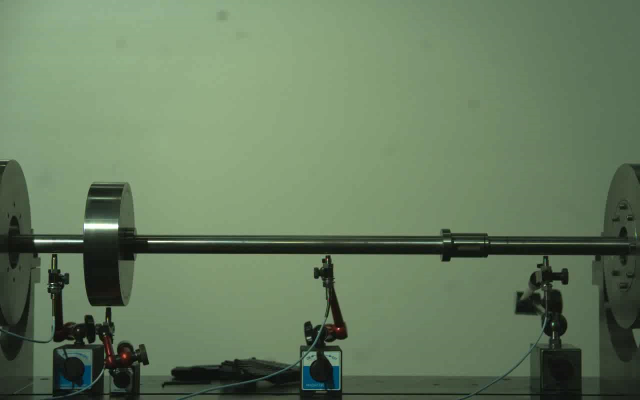
#> input picture reports/rotor_dataset_benchmark/extracted_frames/1000rpm-Unb1_frame_first.jpg, 1280 x 800 px, found by its file name (shown at 1/2 size)
$ python generate_grid_image.py
#> lines starting #> are read from the running program, lines starting #| are printed output that depends on the picture; after the words box and inside, x2 and y2 are one past the last pixel; in counts of white or black regions, pixels touching at a corner belong together
#!/usr/bin/env python3
"""
Generate detailed visual overview of Frame-TestRig and first frame of 1000rpm-Unb1.
Adds horizontal and vertical ruler markings to assist ROI selection.
"""

from __future__ import annotations
from pathlib import Path
import cv2
import numpy as np

REPORTS_DIR = Path("reports/rotor_dataset_benchmark")
REPORTS_DIR.mkdir(parents=True, exist_ok=True)

def annotate_frame_with_grid(image_path: Path, out_path: Path, step: int = 100):
#> called with step = 100
    img = cv2.imread(str(image_path))
#> img is the input picture: shape (800, 1280, 3); mean B, G, R 95.2, 123.8, 103.1
    h, w, _ = img.shape
#> h = 800; w = 1280
    annotated = img.copy()

    # Draw grid lines
    for x in range(0, w, step):
        cv2.line(annotated, (x, 0), (x, h), (0, 255, 255), 1)
        cv2.putText(annotated, f"X={x}", (x + 2, 25), cv2.FONT_HERSHEY_SIMPLEX, 0.4, (0, 255, 255), 1)
        cv2.putText(annotated, f"X={x}", (x + 2, h - 10), cv2.FONT_HERSHEY_SIMPLEX, 0.4, (0, 255, 255), 1)
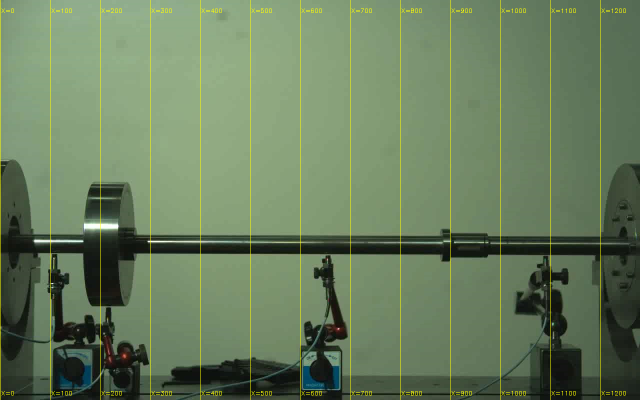
#> annotated: shape (800, 1280, 3) (shown at 1/2 size); 1.26% of pixels changed, all inside (x1, y1, x2, y2) = (0, 0, 1252, 800)

    for y in range(0, h, step):
        cv2.line(annotated, (0, y), (w, y), (0, 255, 255), 1)
        cv2.putText(annotated, f"Y={y}", (5, y - 5), cv2.FONT_HERSHEY_SIMPLEX, 0.4, (0, 255, 255), 1)
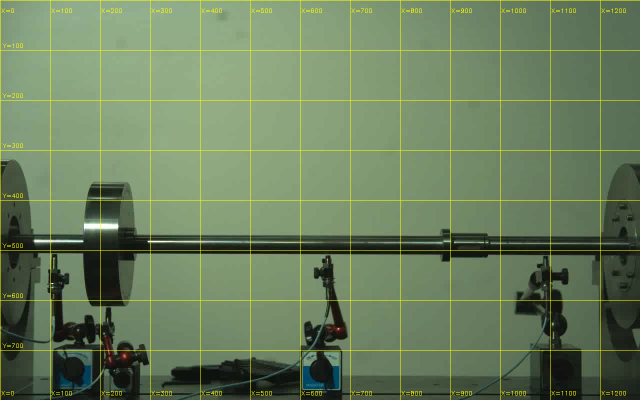
#> annotated: shape (800, 1280, 3) (shown at 1/2 size); 1.05% of pixels changed, all inside (x1, y1, x2, y2) = (1, 0, 1280, 701)

    # Mark shaft centerline approx Y=495
    cv2.line(annotated, (0, 495), (w, 495), (0, 0, 255), 1)
    cv2.putText(annotated, "Shaft Centerline approx Y=495", (50, 490), cv2.FONT_HERSHEY_SIMPLEX, 0.5, (0, 0, 255), 1)
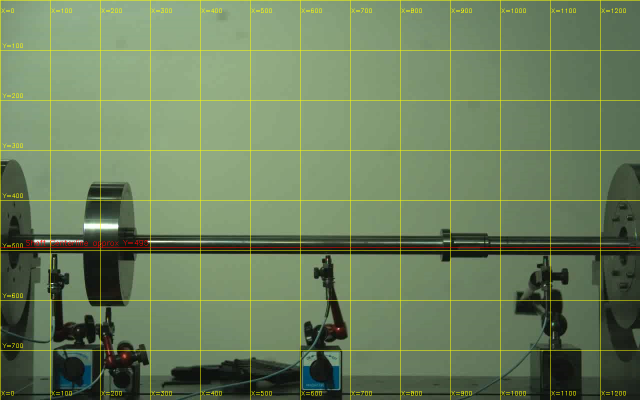
#> annotated: shape (800, 1280, 3) (shown at 1/2 size); mean B, G, R 93.1, 126.9, 107.1

    cv2.imwrite(str(out_path), annotated)
    print(f"Saved annotated grid image: {out_path}")

if __name__ == "__main__":
    frame_first = REPORTS_DIR / "extracted_frames" / "1000rpm-Unb1_frame_first.jpg"
    out_grid = REPORTS_DIR / "1000rpm-Unb1_frame_first_grid.jpg"
    annotate_frame_with_grid(frame_first, out_grid, step=100)
